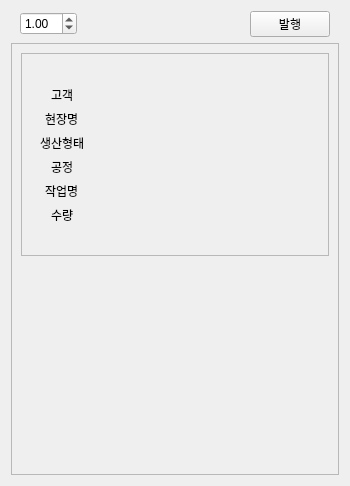
<?xml version="1.0" encoding="UTF-8"?>
<ui version="4.0">
 <class>Form</class>
 <widget class="QWidget" name="Form">
  <property name="geometry">
   <rect>
    <x>0</x>
    <y>0</y>
    <width>350</width>
    <height>486</height>
   </rect>
  </property>
  <property name="windowTitle">
   <string>Bar-Code</string>
  </property>
  <layout class="QVBoxLayout" name="verticalLayout_3">
   <item>
    <widget class="QFrame" name="frame_2">
     <property name="sizePolicy">
      <sizepolicy hsizetype="Preferred" vsizetype="Fixed">
       <horstretch>0</horstretch>
       <verstretch>0</verstretch>
      </sizepolicy>
     </property>
     <property name="frameShape">
      <enum>QFrame::NoFrame</enum>
     </property>
     <property name="frameShadow">
      <enum>QFrame::Raised</enum>
     </property>
     <layout class="QHBoxLayout" name="horizontalLayout">
      <property name="topMargin">
       <number>0</number>
      </property>
      <property name="bottomMargin">
       <number>0</number>
      </property>
      <item>
       <widget class="QDoubleSpinBox" name="doubleSpinBox_scale">
        <property name="singleStep">
         <double>0.010000000000000</double>
        </property>
        <property name="value">
         <double>1.000000000000000</double>
        </property>
       </widget>
      </item>
      <item>
       <spacer name="horizontalSpacer">
        <property name="orientation">
         <enum>Qt::Horizontal</enum>
        </property>
        <property name="sizeHint" stdset="0">
         <size>
          <width>40</width>
          <height>20</height>
         </size>
        </property>
       </spacer>
      </item>
      <item>
       <widget class="QPushButton" name="PB_print">
        <property name="text">
         <string>발행</string>
        </property>
       </widget>
      </item>
     </layout>
    </widget>
   </item>
   <item>
    <widget class="QFrame" name="frame_printArea">
     <property name="frameShape">
      <enum>QFrame::StyledPanel</enum>
     </property>
     <property name="frameShadow">
      <enum>QFrame::Raised</enum>
     </property>
     <layout class="QVBoxLayout" name="verticalLayout">
      <item>
       <widget class="QFrame" name="frame">
        <property name="frameShape">
         <enum>QFrame::StyledPanel</enum>
        </property>
        <property name="frameShadow">
         <enum>QFrame::Raised</enum>
        </property>
        <layout class="QVBoxLayout" name="verticalLayout_2">
         <item>
          <widget class="QFrame" name="formFrame">
           <layout class="QFormLayout" name="formLayout">
            <property name="labelAlignment">
             <set>Qt::AlignCenter</set>
            </property>
            <property name="formAlignment">
             <set>Qt::AlignLeading|Qt::AlignLeft|Qt::AlignVCenter</set>
            </property>
            <item row="0" column="0">
             <widget class="QLabel" name="label">
              <property name="text">
               <string>고객</string>
              </property>
             </widget>
            </item>
            <item row="1" column="0">
             <widget class="QLabel" name="label_2">
              <property name="text">
               <string>현장명</string>
              </property>
             </widget>
            </item>
            <item row="2" column="0">
             <widget class="QLabel" name="label_3">
              <property name="text">
               <string>생산형태</string>
              </property>
             </widget>
            </item>
            <item row="3" column="0">
             <widget class="QLabel" name="label_4">
              <property name="text">
               <string>공정</string>
              </property>
             </widget>
            </item>
            <item row="4" column="0">
             <widget class="QLabel" name="label____">
              <property name="text">
               <string>작업명</string>
              </property>
             </widget>
            </item>
            <item row="5" column="0">
             <widget class="QLabel" name="label_6">
              <property name="text">
               <string>수량</string>
              </property>
             </widget>
            </item>
            <item row="0" column="1">
             <widget class="QLabel" name="label_Gogak">
              <property name="text">
               <string/>
              </property>
             </widget>
            </item>
            <item row="1" column="1">
             <widget class="QLabel" name="label_Hyunjang">
              <property name="text">
               <string/>
              </property>
             </widget>
            </item>
            <item row="2" column="1">
             <widget class="QLabel" name="label_Hyungtae">
              <property name="text">
               <string/>
              </property>
             </widget>
            </item>
            <item row="3" column="1">
             <widget class="QLabel" name="label_Gongjung">
              <property name="text">
               <string/>
              </property>
             </widget>
            </item>
            <item row="4" column="1">
             <widget class="QLabel" name="label_Jakup">
              <property name="text">
               <string/>
              </property>
             </widget>
            </item>
            <item row="5" column="1">
             <widget class="QLabel" name="label_Count">
              <property name="text">
               <string/>
              </property>
             </widget>
            </item>
           </layout>
          </widget>
         </item>
        </layout>
       </widget>
      </item>
      <item>
       <widget class="Image_Barcode" name="widget" native="true"/>
      </item>
     </layout>
    </widget>
   </item>
  </layout>
 </widget>
 <customwidgets>
  <customwidget>
   <class>Image_Barcode</class>
   <extends>QWidget</extends>
   <header>modules.PyQt.component.imageViewer2</header>
   <container>1</container>
  </customwidget>
 </customwidgets>
 <resources/>
 <connections/>
</ui>
